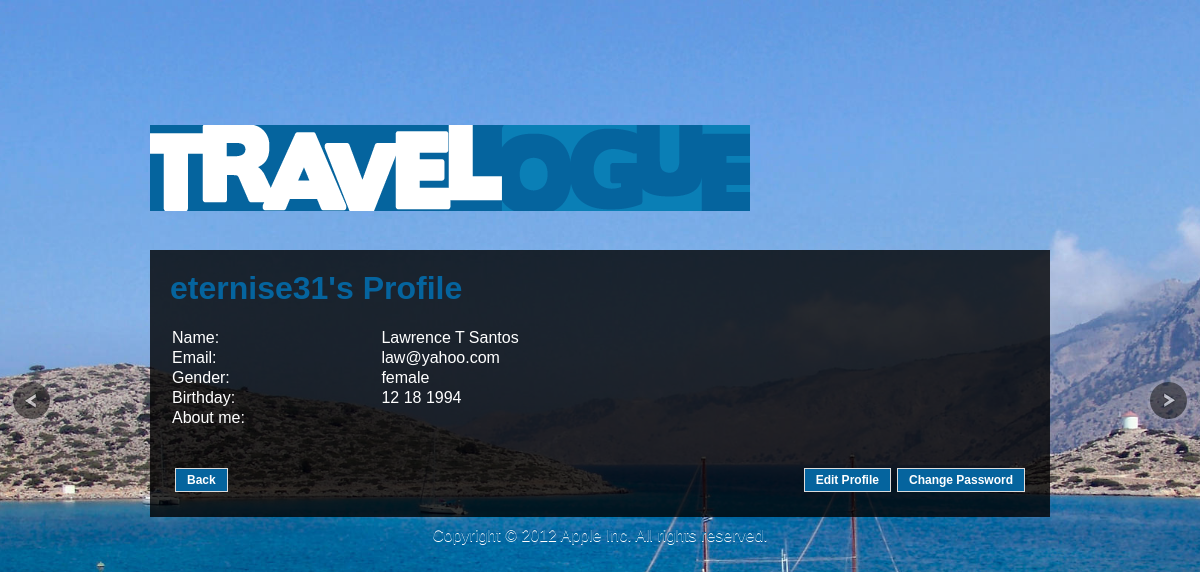
The page /users_profile.php (signed in) on the database its author committed.
### tables this page shows
CREATE TABLE IF NOT EXISTS `account` (
  `username` varchar(50) NOT NULL,
  `fname` varchar(50) NOT NULL,
  `lname` varchar(50) NOT NULL,
  `email` varchar(50) NOT NULL,
  `password` varchar(100) NOT NULL,
  `sex` varchar(10) NOT NULL,
  `bday_month` varchar(12) NOT NULL,
  `bday_day` int(5) NOT NULL,
  `bday_year` int(5) NOT NULL,
  `thumbnail` mediumtext NOT NULL,
  `mname` varchar(1) NOT NULL,
  `about_me` text NOT NULL,
  PRIMARY KEY (`username`),
  UNIQUE KEY `email` (`email`)
);

### users_profile.php (the view, shortened to what this page needs)
<!DOCTYPE html PUBLIC "-//W3C//DTD XHTML 1.0 Transitional//EN" "http://www.w3.org/TR/xhtml1/DTD/xhtml1-transitional.dtd">
<html xmlns="http://www.w3.org/1999/xhtml" xml:lang="en" lang="en">
	<head>
		<?php
			$username = $_SESSION['txtUsername'];
		?>
		<link rel="stylesheet" type="text/css" href="css/style.css">
		<link rel="stylesheet" href="css/supersized.css" type="text/css" media="screen" />
		<link rel="stylesheet" href="js/supersized.shutter.css" type="text/css" media="screen" />
		<?php
			$username =mysql_real_escape_string($username);
			$sql = "SELECT * FROM account WHERE username = '$username'";
			$result = mysql_query($sql) or die (mysql_error());
			$row = mysql_fetch_assoc($result);
			$firstname=$row['fname'];
			$midinitial=$row['mname'];
			$lastname=$row['lname'];
			$email=$row['email'];
			$sex=$row['sex'];
			$birthday_month=$row['bday_month'];
			$birthday_day=$row['bday_day'];
			$birthday_year=$row['bday_year'];
			$about_me = $row['about_me'];
			$name = $firstname." ".$midinitial." ".$lastname;
			$bday = $birthday_month. " ".$birthday_day ." ".$birthday_year;
		?>
	</head>
<body>
		<div class="wrapper">
			<div class="header">
				<a id="prevslide" class="headerBut"></a>
				<a id="nextslide" class="headerBut"></a>
				<img src="images/logo_lo.png" style="position:relative; top:50%;" />
			</div>
			<div class="profCont">
				<div class="transparency"></div>
				<div class="profCol2">
					<h1><?php echo $username."'s ".Profile ?><br/></h1>
					<div class="boxProfile">
					<table width="100%">
								<tr>
									<td>Name:</td>
									<td><?php echo $name ?></td>
								</tr>
								<tr>
									<td><label>Email:</label></td>
									<td><p  class="proftexts"> <?php echo $email ?></p></td>
								</tr>
								<tr>
									<td><label>Gender:</label></td>
									<td><p  class="proftexts"> <?php echo $sex ?></p></td>
								</tr>
								<tr>
									<td><label>Birthday:</label></td>
									<td><p  class="proftexts"> <?php echo $bday ?></p></td>
								</tr>
								<tr>
									<td><label>About me:</label></td>
									<td><p  class="proftexts"><?php echo $about_me ?></p></td>
								</tr>
								<tr>
									<td></br></br><input type = "button" name = "submit" value="Back" class="buttonForm2"style="float:left;" onClick="location.href='main_page1.php'" /></td>
									<td></br></br>
										<input type = "submit" name = "submit" value="Change Password" class="buttonForm2"  onClick="location.href='password_update.php'"/>
										<input type = "submit" name = "submit" value="Edit Profile" class="buttonForm2"  onClick="location.href='update_profile.php'"/>
									</td>
								</tr>
					</table>
					</div>
				</div>
			</div>
			<div class="footer">
				Copyright &#169; 2012 Apple Inc. All rights reserved.
			</div>
		</div>
</body>
</html>

### css/style.css (style rules this page uses)
* { font-family: Tahoma, Geneva, sans-serif; text-decoration: none; }
a { font-weight:bold; color:#05649e; }
h1 { color:#05649e; }
.transparency { opacity:0.8; filter:alpha(opacity=80); -moz-opacity:0.8; background-color:#000; position:absolute; width: 100%; height: 100%; top:0px; left:0px; z-index:-1; overflow:hidden; }
.wrapper { margin: 0px auto; width: 900px; background-color: #cccccc; }
.header { float: left; width: 100%; height: 250px; }
#prevslide, #nextslide { position:absolute; height:43px; width:43px; top:50%; margin-top:-21px; opacity:0.6; }
#prevslide { left:10px; background:url('../img/back.png'); }
#nextslide { right:10px; background:url('../img/forward.png'); }
.profCont { float: left; width: 100%; position: relative; color: white; }
.profCol2 { position: relative; width: 860px; padding: 20px; }
.boxProfile { position: relative; float: left; width: 860px; padding-top: 20px; margin: 0 auto; margin-bottom: 20px; }
.buttonForm2 { border:1px solid #dcdcdc; color: white; padding:4px 11px; text-decoration:none; background-color:#05649e; font-weight:bold; padding:4px 11px; margin:3px; position: relative; float:right; font-size: 12px; }
.footer { float: left; width: 100%; color: #05649e; text-align:center; margin-top: 10px; margin-bottom: 10px; text-shadow:0px 1px 0px #FFF; }

### css/supersized.css (style rules this page uses)
* { margin:0; padding:0; }
body { background:#111; height:100%; }
img { border:none; }

### css/supersized.shutter.css (style rules this page uses)
#prevslide, #nextslide { position:absolute; height:43px; width:43px; top:50%; margin-top:-21px; opacity:0.6; }
#prevslide { left:10px; background:url('../img/back.png'); }
#nextslide { right:10px; background:url('../img/forward.png'); }

### rows shown on the page
account: name "Lawrence T Santos", email "law@yahoo.com", sex "female", bday "12 18 1994"

### other values the page prints
$username "eternise31"
Profile "Profile"
